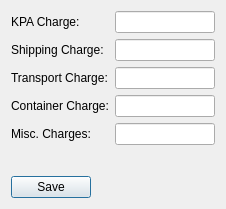
<?xml version="1.0" encoding="UTF-8"?>
<ui version="4.0">
 <class>IMS_KraCharges</class>
 <widget class="QDialog" name="IMS_KraCharges">
  <property name="geometry">
   <rect>
    <x>0</x>
    <y>0</y>
    <width>226</width>
    <height>209</height>
   </rect>
  </property>
  <property name="windowTitle">
   <string>KRA Charges</string>
  </property>
  <layout class="QVBoxLayout" name="verticalLayout">
   <item>
    <layout class="QGridLayout" name="gridLayout">
     <item row="0" column="0">
      <widget class="QLabel" name="label">
       <property name="text">
        <string>KPA Charge:</string>
       </property>
      </widget>
     </item>
     <item row="0" column="1" colspan="2">
      <widget class="QLineEdit" name="txtKPA"/>
     </item>
     <item row="1" column="0">
      <widget class="QLabel" name="label_2">
       <property name="text">
        <string>Shipping Charge:</string>
       </property>
      </widget>
     </item>
     <item row="1" column="1" colspan="2">
      <widget class="QLineEdit" name="txtShipping"/>
     </item>
     <item row="3" column="0">
      <widget class="QLabel" name="label_4">
       <property name="text">
        <string>Container Charge:</string>
       </property>
      </widget>
     </item>
     <item row="3" column="1" colspan="2">
      <widget class="QLineEdit" name="txtContainer"/>
     </item>
     <item row="4" column="0">
      <widget class="QLabel" name="label_5">
       <property name="text">
        <string>Misc. Charges:</string>
       </property>
      </widget>
     </item>
     <item row="4" column="1" colspan="2">
      <widget class="QLineEdit" name="txtMisc"/>
     </item>
     <item row="2" column="0">
      <widget class="QLabel" name="label_3">
       <property name="text">
        <string>Transport Charge:</string>
       </property>
      </widget>
     </item>
     <item row="2" column="1" colspan="2">
      <widget class="QLineEdit" name="txtTransport"/>
     </item>
    </layout>
   </item>
   <item>
    <spacer name="verticalSpacer">
     <property name="orientation">
      <enum>Qt::Vertical</enum>
     </property>
     <property name="sizeHint" stdset="0">
      <size>
       <width>20</width>
       <height>25</height>
      </size>
     </property>
    </spacer>
   </item>
   <item>
    <layout class="QHBoxLayout" name="horizontalLayout">
     <item>
      <widget class="QPushButton" name="cmdSave">
       <property name="text">
        <string>Save</string>
       </property>
      </widget>
     </item>
     <item>
      <spacer name="horizontalSpacer">
       <property name="orientation">
        <enum>Qt::Horizontal</enum>
       </property>
       <property name="sizeHint" stdset="0">
        <size>
         <width>40</width>
         <height>20</height>
        </size>
       </property>
      </spacer>
     </item>
    </layout>
   </item>
  </layout>
 </widget>
 <resources/>
 <connections/>
</ui>
